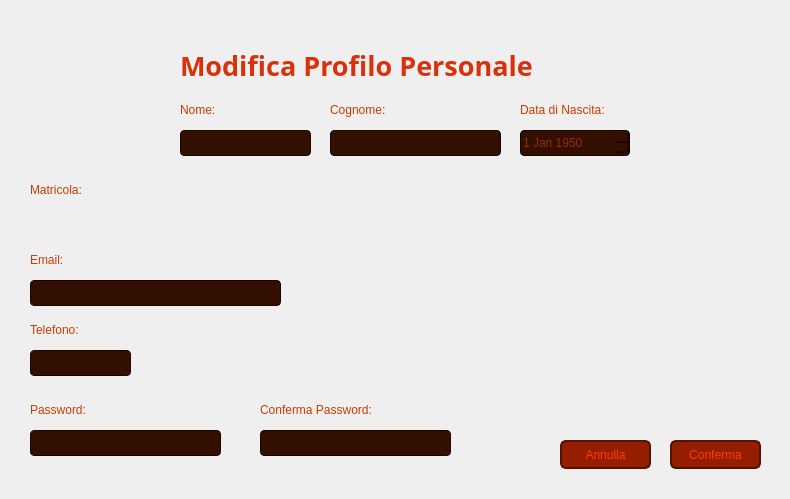
<?xml version="1.0" encoding="UTF-8"?>
<ui version="4.0">
 <class>VistaModificaProfiloPersonaleAmministratore</class>
 <widget class="QWidget" name="VistaModificaProfiloPersonaleAmministratore">
  <property name="geometry">
   <rect>
    <x>0</x>
    <y>0</y>
    <width>790</width>
    <height>499</height>
   </rect>
  </property>
  <property name="windowTitle">
   <string>Modifica Profilo Personale - CineMax</string>
  </property>
  <widget class="QLabel" name="Sfondo">
   <property name="geometry">
    <rect>
     <x>0</x>
     <y>0</y>
     <width>791</width>
     <height>501</height>
    </rect>
   </property>
   <property name="font">
    <font>
     <family>Segoe UI</family>
    </font>
   </property>
   <property name="styleSheet">
    <string notr="true">QLabel {
    background: qlineargradient(
        x1: 0, y1: 1,
        x2: 0, y2: 0,
        stop: 0 #210A00,
        stop: 1 #7D2100
    );
}</string>
   </property>
   <property name="text">
    <string/>
   </property>
  </widget>
  <widget class="QLabel" name="labelProfilo">
   <property name="geometry">
    <rect>
     <x>30</x>
     <y>30</y>
     <width>121</width>
     <height>121</height>
    </rect>
   </property>
   <property name="text">
    <string/>
   </property>
   <property name="pixmap">
    <pixmap>Immagini/profiloButtonAmministratore.png</pixmap>
   </property>
   <property name="scaledContents">
    <bool>true</bool>
   </property>
  </widget>
  <widget class="QLabel" name="labelNome">
   <property name="geometry">
    <rect>
     <x>180</x>
     <y>100</y>
     <width>63</width>
     <height>20</height>
    </rect>
   </property>
   <property name="styleSheet">
    <string notr="true">QLabel {
    color: #C83C00;
}</string>
   </property>
   <property name="text">
    <string>Nome:</string>
   </property>
   <property name="alignment">
    <set>Qt::AlignmentFlag::AlignLeading|Qt::AlignmentFlag::AlignLeft|Qt::AlignmentFlag::AlignVCenter</set>
   </property>
  </widget>
  <widget class="QLabel" name="labelTitolo">
   <property name="geometry">
    <rect>
     <x>180</x>
     <y>30</y>
     <width>431</width>
     <height>71</height>
    </rect>
   </property>
   <property name="font">
    <font>
     <family>Segoe UI Variable</family>
     <pointsize>20</pointsize>
     <bold>true</bold>
    </font>
   </property>
   <property name="styleSheet">
    <string notr="true">QLabel {
    color: #D7320C;
}</string>
   </property>
   <property name="text">
    <string>Modifica Profilo Personale</string>
   </property>
   <property name="alignment">
    <set>Qt::AlignmentFlag::AlignLeading|Qt::AlignmentFlag::AlignLeft|Qt::AlignmentFlag::AlignVCenter</set>
   </property>
  </widget>
  <widget class="QLabel" name="labelCognome">
   <property name="geometry">
    <rect>
     <x>330</x>
     <y>100</y>
     <width>81</width>
     <height>20</height>
    </rect>
   </property>
   <property name="styleSheet">
    <string notr="true">QLabel {
    color: #C83C00;
}</string>
   </property>
   <property name="text">
    <string>Cognome:</string>
   </property>
   <property name="alignment">
    <set>Qt::AlignmentFlag::AlignLeading|Qt::AlignmentFlag::AlignLeft|Qt::AlignmentFlag::AlignVCenter</set>
   </property>
  </widget>
  <widget class="QLabel" name="labelDataNascita">
   <property name="geometry">
    <rect>
     <x>520</x>
     <y>100</y>
     <width>121</width>
     <height>20</height>
    </rect>
   </property>
   <property name="styleSheet">
    <string notr="true">QLabel {
    color: #C83C00;
}</string>
   </property>
   <property name="text">
    <string>Data di Nascita:</string>
   </property>
   <property name="alignment">
    <set>Qt::AlignmentFlag::AlignLeading|Qt::AlignmentFlag::AlignLeft|Qt::AlignmentFlag::AlignVCenter</set>
   </property>
  </widget>
  <widget class="QLabel" name="labelEmail">
   <property name="geometry">
    <rect>
     <x>30</x>
     <y>250</y>
     <width>81</width>
     <height>20</height>
    </rect>
   </property>
   <property name="styleSheet">
    <string notr="true">QLabel {
    color: #C83C00;
}</string>
   </property>
   <property name="text">
    <string>Email:</string>
   </property>
   <property name="alignment">
    <set>Qt::AlignmentFlag::AlignLeading|Qt::AlignmentFlag::AlignLeft|Qt::AlignmentFlag::AlignVCenter</set>
   </property>
  </widget>
  <widget class="QLabel" name="labelTelefono">
   <property name="geometry">
    <rect>
     <x>30</x>
     <y>320</y>
     <width>81</width>
     <height>20</height>
    </rect>
   </property>
   <property name="styleSheet">
    <string notr="true">QLabel {
    color: #C83C00;
}</string>
   </property>
   <property name="text">
    <string>Telefono:</string>
   </property>
   <property name="alignment">
    <set>Qt::AlignmentFlag::AlignLeading|Qt::AlignmentFlag::AlignLeft|Qt::AlignmentFlag::AlignVCenter</set>
   </property>
  </widget>
  <widget class="QLineEdit" name="lineEditEmail">
   <property name="geometry">
    <rect>
     <x>30</x>
     <y>280</y>
     <width>251</width>
     <height>26</height>
    </rect>
   </property>
   <property name="styleSheet">
    <string notr="true">QLineEdit {
    background-color: #320F00;
    color: #962D00;
    border: 1px solid #190700;
    border-radius: 4px;
}</string>
   </property>
   <property name="text">
    <string/>
   </property>
  </widget>
  <widget class="QLineEdit" name="lineEditTelefono">
   <property name="geometry">
    <rect>
     <x>30</x>
     <y>350</y>
     <width>101</width>
     <height>26</height>
    </rect>
   </property>
   <property name="styleSheet">
    <string notr="true">QLineEdit {
    background-color: #320F00;
    color: #962D00;
    border: 1px solid #190700;
    border-radius: 4px;
}</string>
   </property>
   <property name="text">
    <string/>
   </property>
  </widget>
  <widget class="QLineEdit" name="lineEditNome">
   <property name="geometry">
    <rect>
     <x>180</x>
     <y>130</y>
     <width>131</width>
     <height>26</height>
    </rect>
   </property>
   <property name="styleSheet">
    <string notr="true">QLineEdit {
    background-color: #320F00;
    color: #962D00;
    border: 1px solid #190700;
    border-radius: 4px;
}</string>
   </property>
   <property name="text">
    <string/>
   </property>
  </widget>
  <widget class="QLineEdit" name="lineEditCognome">
   <property name="geometry">
    <rect>
     <x>330</x>
     <y>130</y>
     <width>171</width>
     <height>26</height>
    </rect>
   </property>
   <property name="styleSheet">
    <string notr="true">QLineEdit {
    background-color: #320F00;
    color: #962D00;
    border: 1px solid #190700;
    border-radius: 4px;
}</string>
   </property>
   <property name="text">
    <string/>
   </property>
  </widget>
  <widget class="QPushButton" name="pushButtonConferma">
   <property name="geometry">
    <rect>
     <x>670</x>
     <y>440</y>
     <width>91</width>
     <height>29</height>
    </rect>
   </property>
   <property name="styleSheet">
    <string notr="true">QPushButton {
    background-color: #961E00;
    color: #FF3C00;
    border: 2px solid #501400;
    border-radius: 6px;
}

QPushButton:focus {
    outline: none;
}

QPushButton:hover {
    background-color: #C83200;
}</string>
   </property>
   <property name="text">
    <string>Conferma</string>
   </property>
  </widget>
  <widget class="QPushButton" name="pushButtonAnnulla">
   <property name="geometry">
    <rect>
     <x>560</x>
     <y>440</y>
     <width>91</width>
     <height>29</height>
    </rect>
   </property>
   <property name="styleSheet">
    <string notr="true">QPushButton {
    background-color: #961E00;
    color: #FF3C00;
    border: 2px solid #501400;
    border-radius: 6px;
}

QPushButton:focus {
    outline: none;
}

QPushButton:hover {
    background-color: #C83200;
}</string>
   </property>
   <property name="text">
    <string>Annulla</string>
   </property>
  </widget>
  <widget class="QLabel" name="labelMatricola">
   <property name="geometry">
    <rect>
     <x>30</x>
     <y>180</y>
     <width>81</width>
     <height>20</height>
    </rect>
   </property>
   <property name="styleSheet">
    <string notr="true">QLabel {
    color: #C83C00;
}</string>
   </property>
   <property name="text">
    <string>Matricola:</string>
   </property>
   <property name="alignment">
    <set>Qt::AlignmentFlag::AlignLeading|Qt::AlignmentFlag::AlignLeft|Qt::AlignmentFlag::AlignVCenter</set>
   </property>
  </widget>
  <widget class="QLabel" name="labelMatricolaAmministratore">
   <property name="geometry">
    <rect>
     <x>30</x>
     <y>210</y>
     <width>111</width>
     <height>20</height>
    </rect>
   </property>
   <property name="styleSheet">
    <string notr="true">QLabel {
    color: #962D00;
}</string>
   </property>
   <property name="text">
    <string/>
   </property>
  </widget>
  <widget class="QLabel" name="labelPassword">
   <property name="geometry">
    <rect>
     <x>30</x>
     <y>400</y>
     <width>81</width>
     <height>20</height>
    </rect>
   </property>
   <property name="styleSheet">
    <string notr="true">QLabel {
    color: #C83C00;
}</string>
   </property>
   <property name="text">
    <string>Password:</string>
   </property>
   <property name="alignment">
    <set>Qt::AlignmentFlag::AlignLeading|Qt::AlignmentFlag::AlignLeft|Qt::AlignmentFlag::AlignVCenter</set>
   </property>
  </widget>
  <widget class="QLineEdit" name="lineEditPassword">
   <property name="geometry">
    <rect>
     <x>30</x>
     <y>430</y>
     <width>191</width>
     <height>26</height>
    </rect>
   </property>
   <property name="styleSheet">
    <string notr="true">QLineEdit {
    background-color: #320F00;
    color: #962D00;
    border: 1px solid #190700;
    border-radius: 4px;
}</string>
   </property>
   <property name="text">
    <string/>
   </property>
  </widget>
  <widget class="QLabel" name="labelConfermaPassword">
   <property name="geometry">
    <rect>
     <x>260</x>
     <y>400</y>
     <width>141</width>
     <height>20</height>
    </rect>
   </property>
   <property name="styleSheet">
    <string notr="true">QLabel {
    color: #C83C00;
}</string>
   </property>
   <property name="text">
    <string>Conferma Password:</string>
   </property>
   <property name="alignment">
    <set>Qt::AlignmentFlag::AlignLeading|Qt::AlignmentFlag::AlignLeft|Qt::AlignmentFlag::AlignVCenter</set>
   </property>
  </widget>
  <widget class="QLineEdit" name="lineEditConfermaPassword">
   <property name="geometry">
    <rect>
     <x>260</x>
     <y>430</y>
     <width>191</width>
     <height>26</height>
    </rect>
   </property>
   <property name="styleSheet">
    <string notr="true">QLineEdit {
    background-color: #320F00;
    color: #962D00;
    border: 1px solid #190700;
    border-radius: 4px;
}</string>
   </property>
   <property name="text">
    <string/>
   </property>
  </widget>
  <widget class="QDateEdit" name="dateEditDataNascita">
   <property name="geometry">
    <rect>
     <x>520</x>
     <y>130</y>
     <width>110</width>
     <height>26</height>
    </rect>
   </property>
   <property name="styleSheet">
    <string notr="true">QDateEdit {
    background-color: #320F00;
    color: #962D00;
    border: 1px solid #190700;
    border-radius: 4px;
}


</string>
   </property>
   <property name="dateTime">
    <datetime>
     <hour>22</hour>
     <minute>0</minute>
     <second>0</second>
     <year>1950</year>
     <month>1</month>
     <day>1</day>
    </datetime>
   </property>
   <property name="time">
    <time>
     <hour>22</hour>
     <minute>0</minute>
     <second>0</second>
    </time>
   </property>
   <property name="maximumDateTime">
    <datetime>
     <hour>16</hour>
     <minute>59</minute>
     <second>59</second>
     <year>2050</year>
     <month>12</month>
     <day>12</day>
    </datetime>
   </property>
   <property name="minimumDateTime">
    <datetime>
     <hour>19</hour>
     <minute>0</minute>
     <second>0</second>
     <year>1949</year>
     <month>12</month>
     <day>31</day>
    </datetime>
   </property>
  </widget>
  <widget class="QLabel" name="labelErroreNome">
   <property name="geometry">
    <rect>
     <x>180</x>
     <y>160</y>
     <width>121</width>
     <height>20</height>
    </rect>
   </property>
   <property name="styleSheet">
    <string notr="true">QLabel {
    color: #FF0000
}</string>
   </property>
   <property name="text">
    <string/>
   </property>
   <property name="alignment">
    <set>Qt::AlignmentFlag::AlignLeading|Qt::AlignmentFlag::AlignLeft|Qt::AlignmentFlag::AlignVCenter</set>
   </property>
  </widget>
  <widget class="QLabel" name="labelErroreCognome">
   <property name="geometry">
    <rect>
     <x>330</x>
     <y>160</y>
     <width>151</width>
     <height>20</height>
    </rect>
   </property>
   <property name="styleSheet">
    <string notr="true">QLabel {
    color: #FF0000
}</string>
   </property>
   <property name="text">
    <string/>
   </property>
   <property name="alignment">
    <set>Qt::AlignmentFlag::AlignLeading|Qt::AlignmentFlag::AlignLeft|Qt::AlignmentFlag::AlignVCenter</set>
   </property>
  </widget>
  <widget class="QLabel" name="labelErroreDataNascita">
   <property name="geometry">
    <rect>
     <x>520</x>
     <y>160</y>
     <width>121</width>
     <height>20</height>
    </rect>
   </property>
   <property name="styleSheet">
    <string notr="true">QLabel {
    color: #FF0000
}</string>
   </property>
   <property name="text">
    <string/>
   </property>
   <property name="alignment">
    <set>Qt::AlignmentFlag::AlignLeading|Qt::AlignmentFlag::AlignLeft|Qt::AlignmentFlag::AlignVCenter</set>
   </property>
  </widget>
  <widget class="QLabel" name="labelErroreEmail">
   <property name="geometry">
    <rect>
     <x>290</x>
     <y>280</y>
     <width>121</width>
     <height>20</height>
    </rect>
   </property>
   <property name="styleSheet">
    <string notr="true">QLabel {
    color: #FF0000
}</string>
   </property>
   <property name="text">
    <string/>
   </property>
   <property name="alignment">
    <set>Qt::AlignmentFlag::AlignLeading|Qt::AlignmentFlag::AlignLeft|Qt::AlignmentFlag::AlignVCenter</set>
   </property>
  </widget>
  <widget class="QLabel" name="labelErroreTelefono">
   <property name="geometry">
    <rect>
     <x>150</x>
     <y>350</y>
     <width>211</width>
     <height>20</height>
    </rect>
   </property>
   <property name="styleSheet">
    <string notr="true">QLabel {
    color: #FF0000
}</string>
   </property>
   <property name="text">
    <string/>
   </property>
   <property name="alignment">
    <set>Qt::AlignmentFlag::AlignLeading|Qt::AlignmentFlag::AlignLeft|Qt::AlignmentFlag::AlignVCenter</set>
   </property>
  </widget>
  <widget class="QLabel" name="labelErrorePassword">
   <property name="geometry">
    <rect>
     <x>30</x>
     <y>460</y>
     <width>141</width>
     <height>20</height>
    </rect>
   </property>
   <property name="styleSheet">
    <string notr="true">QLabel {
    color: #FF0000
}</string>
   </property>
   <property name="text">
    <string notr="true"/>
   </property>
   <property name="alignment">
    <set>Qt::AlignmentFlag::AlignLeading|Qt::AlignmentFlag::AlignLeft|Qt::AlignmentFlag::AlignVCenter</set>
   </property>
  </widget>
  <widget class="QLabel" name="labelErroreConfermaPassword">
   <property name="geometry">
    <rect>
     <x>260</x>
     <y>460</y>
     <width>221</width>
     <height>20</height>
    </rect>
   </property>
   <property name="styleSheet">
    <string notr="true">QLabel {
    color: #FF0000
}</string>
   </property>
   <property name="text">
    <string/>
   </property>
   <property name="alignment">
    <set>Qt::AlignmentFlag::AlignLeading|Qt::AlignmentFlag::AlignLeft|Qt::AlignmentFlag::AlignVCenter</set>
   </property>
  </widget>
  <widget class="QLabel" name="labelErrorePassword2">
   <property name="geometry">
    <rect>
     <x>30</x>
     <y>380</y>
     <width>681</width>
     <height>20</height>
    </rect>
   </property>
   <property name="font">
    <font>
     <pointsize>7</pointsize>
    </font>
   </property>
   <property name="styleSheet">
    <string notr="true">QLabel {
    color: #FF0000
}</string>
   </property>
   <property name="text">
    <string/>
   </property>
   <property name="alignment">
    <set>Qt::AlignmentFlag::AlignLeading|Qt::AlignmentFlag::AlignLeft|Qt::AlignmentFlag::AlignVCenter</set>
   </property>
  </widget>
 </widget>
 <resources/>
 <connections/>
</ui>
